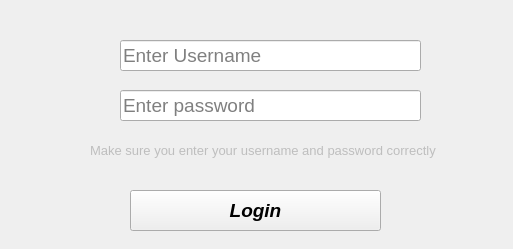
<?xml version="1.0" encoding="UTF-8"?>
<ui version="4.0">
 <class>Form</class>
 <widget class="QWidget" name="Form">
  <property name="geometry">
   <rect>
    <x>0</x>
    <y>0</y>
    <width>513</width>
    <height>249</height>
   </rect>
  </property>
  <property name="windowTitle">
   <string>Form</string>
  </property>
  <property name="styleSheet">
   <string notr="true"/>
  </property>
  <widget class="QPushButton" name="pushButton">
   <property name="geometry">
    <rect>
     <x>130</x>
     <y>190</y>
     <width>251</width>
     <height>41</height>
    </rect>
   </property>
   <property name="font">
    <font>
     <family>Segoe UI</family>
     <pointsize>14</pointsize>
     <weight>75</weight>
     <italic>true</italic>
     <bold>true</bold>
    </font>
   </property>
   <property name="cursor">
    <cursorShape>ArrowCursor</cursorShape>
   </property>
   <property name="mouseTracking">
    <bool>false</bool>
   </property>
   <property name="focusPolicy">
    <enum>Qt::TabFocus</enum>
   </property>
   <property name="autoFillBackground">
    <bool>true</bool>
   </property>
   <property name="text">
    <string>Login</string>
   </property>
   <property name="checkable">
    <bool>false</bool>
   </property>
  </widget>
  <widget class="QLineEdit" name="lineEdit">
   <property name="geometry">
    <rect>
     <x>120</x>
     <y>40</y>
     <width>301</width>
     <height>31</height>
    </rect>
   </property>
   <property name="font">
    <font>
     <family>Segoe UI</family>
     <pointsize>14</pointsize>
    </font>
   </property>
   <property name="placeholderText">
    <string>Enter Username</string>
   </property>
  </widget>
  <widget class="QLineEdit" name="lineEdit_2">
   <property name="geometry">
    <rect>
     <x>120</x>
     <y>90</y>
     <width>301</width>
     <height>31</height>
    </rect>
   </property>
   <property name="font">
    <font>
     <family>Segoe UI</family>
     <pointsize>14</pointsize>
    </font>
   </property>
   <property name="echoMode">
    <enum>QLineEdit::Password</enum>
   </property>
   <property name="placeholderText">
    <string>Enter password</string>
   </property>
  </widget>
  <widget class="QLabel" name="label">
   <property name="enabled">
    <bool>false</bool>
   </property>
   <property name="geometry">
    <rect>
     <x>90</x>
     <y>140</y>
     <width>371</width>
     <height>21</height>
    </rect>
   </property>
   <property name="font">
    <font>
     <family>Segoe UI</family>
     <pointsize>10</pointsize>
    </font>
   </property>
   <property name="text">
    <string>Make sure you enter your username and password correctly</string>
   </property>
  </widget>
 </widget>
 <resources/>
 <connections/>
</ui>
